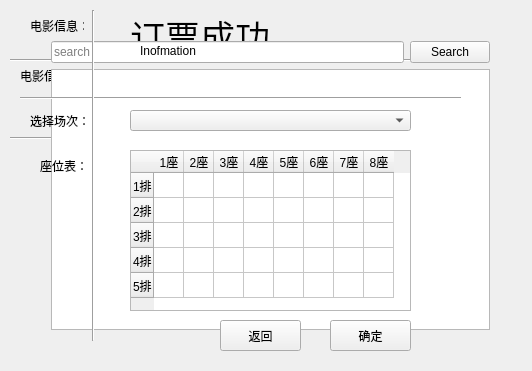
<?xml version="1.0" encoding="UTF-8"?>
<ui version="4.0">
 <class>MainWindow</class>
 <widget class="QMainWindow" name="MainWindow">
  <property name="geometry">
   <rect>
    <x>0</x>
    <y>0</y>
    <width>532</width>
    <height>371</height>
   </rect>
  </property>
  <property name="windowTitle">
   <string>FilmList</string>
  </property>
  <widget class="QWidget" name="centralWidget">
   <widget class="QWidget" name="widget" native="true">
    <property name="geometry">
     <rect>
      <x>0</x>
      <y>0</y>
      <width>531</width>
      <height>371</height>
     </rect>
    </property>
    <widget class="QLabel" name="label_4">
     <property name="geometry">
      <rect>
       <x>130</x>
       <y>0</y>
       <width>211</width>
       <height>71</height>
      </rect>
     </property>
     <property name="font">
      <font>
       <family>Adobe 楷体 Std R</family>
       <pointsize>26</pointsize>
       <weight>50</weight>
       <bold>false</bold>
      </font>
     </property>
     <property name="text">
      <string>订票成功</string>
     </property>
     <property name="textFormat">
      <enum>Qt::AutoText</enum>
     </property>
    </widget>
    <widget class="QListWidget" name="listWidget_2">
     <property name="geometry">
      <rect>
       <x>60</x>
       <y>170</y>
       <width>321</width>
       <height>81</height>
      </rect>
     </property>
    </widget>
    <widget class="MovieInformationLabel" name="label_5">
     <property name="geometry">
      <rect>
       <x>80</x>
       <y>60</y>
       <width>351</width>
       <height>71</height>
      </rect>
     </property>
     <property name="text">
      <string>TextLabel</string>
     </property>
    </widget>
    <widget class="QLabel" name="label_7">
     <property name="geometry">
      <rect>
       <x>20</x>
       <y>70</y>
       <width>54</width>
       <height>12</height>
      </rect>
     </property>
     <property name="text">
      <string>电影信息：</string>
     </property>
    </widget>
    <widget class="QPushButton" name="success">
     <property name="geometry">
      <rect>
       <x>160</x>
       <y>280</y>
       <width>91</width>
       <height>31</height>
      </rect>
     </property>
     <property name="text">
      <string>确定</string>
     </property>
    </widget>
    <widget class="Line" name="line_2">
     <property name="geometry">
      <rect>
       <x>10</x>
       <y>130</y>
       <width>451</width>
       <height>16</height>
      </rect>
     </property>
     <property name="orientation">
      <enum>Qt::Horizontal</enum>
     </property>
    </widget>
    <widget class="Line" name="line_3">
     <property name="geometry">
      <rect>
       <x>10</x>
       <y>50</y>
       <width>451</width>
       <height>20</height>
      </rect>
     </property>
     <property name="orientation">
      <enum>Qt::Horizontal</enum>
     </property>
    </widget>
    <widget class="QWidget" name="layoutWidget">
     <property name="geometry">
      <rect>
       <x>40</x>
       <y>140</y>
       <width>361</width>
       <height>21</height>
      </rect>
     </property>
     <layout class="QHBoxLayout" name="horizontalLayout_2">
      <item>
       <widget class="QLabel" name="label_6">
        <property name="text">
         <string>场次：</string>
        </property>
       </widget>
      </item>
      <item>
       <widget class="QLabel" name="sessioninfo">
        <property name="text">
         <string>TextLabel</string>
        </property>
       </widget>
      </item>
     </layout>
    </widget>
    <zorder>layoutWidget</zorder>
    <zorder>listWidget_2</zorder>
    <zorder>label_4</zorder>
    <zorder>label_5</zorder>
    <zorder>label_7</zorder>
    <zorder>success</zorder>
    <zorder>line_2</zorder>
    <zorder>line_3</zorder>
   </widget>
   <widget class="QWidget" name="filmList" native="true">
    <property name="geometry">
     <rect>
      <x>0</x>
      <y>0</y>
      <width>531</width>
      <height>371</height>
     </rect>
    </property>
    <widget class="QWidget" name="layoutWidget">
     <property name="geometry">
      <rect>
       <x>40</x>
       <y>30</y>
       <width>461</width>
       <height>311</height>
      </rect>
     </property>
     <layout class="QVBoxLayout" name="verticalLayout">
      <item>
       <layout class="QHBoxLayout" name="horizontalLayout">
        <item>
         <widget class="QLineEdit" name="lineEdit">
          <property name="placeholderText">
           <string>search</string>
          </property>
         </widget>
        </item>
        <item>
         <widget class="QPushButton" name="pushButton">
          <property name="text">
           <string>Search</string>
          </property>
         </widget>
        </item>
       </layout>
      </item>
      <item>
       <widget class="MovieCatalogUI" name="listWidget">
        <property name="selectionRectVisible">
         <bool>true</bool>
        </property>
        <property name="sortingEnabled">
         <bool>false</bool>
        </property>
       </widget>
      </item>
     </layout>
    </widget>
   </widget>
   <widget class="QWidget" name="Selection" native="true">
    <property name="geometry">
     <rect>
      <x>0</x>
      <y>0</y>
      <width>531</width>
      <height>371</height>
     </rect>
    </property>
    <widget class="QPushButton" name="back">
     <property name="geometry">
      <rect>
       <x>220</x>
       <y>320</y>
       <width>81</width>
       <height>31</height>
      </rect>
     </property>
     <property name="text">
      <string>返回</string>
     </property>
    </widget>
    <widget class="MovieInformationLabel" name="label">
     <property name="geometry">
      <rect>
       <x>140</x>
       <y>10</y>
       <width>351</width>
       <height>81</height>
      </rect>
     </property>
     <property name="text">
      <string>Inofmation</string>
     </property>
    </widget>
    <widget class="QComboBox" name="comboBox">
     <property name="geometry">
      <rect>
       <x>130</x>
       <y>110</y>
       <width>281</width>
       <height>21</height>
      </rect>
     </property>
    </widget>
    <widget class="QTableWidget" name="tableWidget">
     <property name="geometry">
      <rect>
       <x>130</x>
       <y>150</y>
       <width>281</width>
       <height>161</height>
      </rect>
     </property>
     <attribute name="horizontalHeaderDefaultSectionSize">
      <number>30</number>
     </attribute>
     <attribute name="verticalHeaderDefaultSectionSize">
      <number>25</number>
     </attribute>
     <row>
      <property name="text">
       <string>1排</string>
      </property>
     </row>
     <row>
      <property name="text">
       <string>2排</string>
      </property>
     </row>
     <row>
      <property name="text">
       <string>3排</string>
      </property>
     </row>
     <row>
      <property name="text">
       <string>4排</string>
      </property>
     </row>
     <row>
      <property name="text">
       <string>5排</string>
      </property>
     </row>
     <column>
      <property name="text">
       <string>1座</string>
      </property>
     </column>
     <column>
      <property name="text">
       <string>2座</string>
      </property>
     </column>
     <column>
      <property name="text">
       <string>3座</string>
      </property>
     </column>
     <column>
      <property name="text">
       <string>4座</string>
      </property>
     </column>
     <column>
      <property name="text">
       <string>5座</string>
      </property>
     </column>
     <column>
      <property name="text">
       <string>6座</string>
      </property>
     </column>
     <column>
      <property name="text">
       <string>7座</string>
      </property>
     </column>
     <column>
      <property name="text">
       <string>8座</string>
      </property>
     </column>
     <item row="0" column="0">
      <property name="text">
       <string/>
      </property>
     </item>
     <item row="0" column="1">
      <property name="text">
       <string/>
      </property>
      <property name="flags">
       <set>ItemIsSelectable|ItemIsDragEnabled|ItemIsUserCheckable</set>
      </property>
     </item>
     <item row="1" column="0">
      <property name="text">
       <string/>
      </property>
      <property name="flags">
       <set>ItemIsDragEnabled|ItemIsUserCheckable|ItemIsEnabled</set>
      </property>
     </item>
     <item row="1" column="1">
      <property name="text">
       <string/>
      </property>
     </item>
    </widget>
    <widget class="QPushButton" name="submit">
     <property name="geometry">
      <rect>
       <x>330</x>
       <y>320</y>
       <width>81</width>
       <height>31</height>
      </rect>
     </property>
     <property name="text">
      <string>确定</string>
     </property>
    </widget>
    <widget class="QLabel" name="label_2">
     <property name="geometry">
      <rect>
       <x>30</x>
       <y>110</y>
       <width>61</width>
       <height>21</height>
      </rect>
     </property>
     <property name="text">
      <string>选择场次：</string>
     </property>
    </widget>
    <widget class="Line" name="line">
     <property name="geometry">
      <rect>
       <x>20</x>
       <y>90</y>
       <width>441</width>
       <height>16</height>
      </rect>
     </property>
     <property name="orientation">
      <enum>Qt::Horizontal</enum>
     </property>
    </widget>
    <widget class="QLabel" name="label_3">
     <property name="geometry">
      <rect>
       <x>40</x>
       <y>160</y>
       <width>54</width>
       <height>12</height>
      </rect>
     </property>
     <property name="text">
      <string>座位表：</string>
     </property>
    </widget>
    <widget class="Line" name="line_4">
     <property name="geometry">
      <rect>
       <x>83</x>
       <y>10</y>
       <width>20</width>
       <height>331</height>
      </rect>
     </property>
     <property name="orientation">
      <enum>Qt::Vertical</enum>
     </property>
    </widget>
    <widget class="QLabel" name="label_8">
     <property name="geometry">
      <rect>
       <x>30</x>
       <y>20</y>
       <width>54</width>
       <height>12</height>
      </rect>
     </property>
     <property name="text">
      <string>电影信息：</string>
     </property>
    </widget>
   </widget>
  </widget>
 </widget>
 <layoutdefault spacing="6" margin="11"/>
 <customwidgets>
  <customwidget>
   <class>MovieCatalogUI</class>
   <extends>QListWidget</extends>
   <header>moviecatalogui.h</header>
   <slots>
    <slot>search()</slot>
   </slots>
  </customwidget>
  <customwidget>
   <class>MovieInformationLabel</class>
   <extends>QLabel</extends>
   <header>movieinformationlabel.h</header>
   <slots>
    <slot>showInfo(QListWidgetItem*)</slot>
   </slots>
  </customwidget>
 </customwidgets>
 <resources/>
 <connections>
  <connection>
   <sender>pushButton</sender>
   <signal>clicked()</signal>
   <receiver>MainWindow</receiver>
   <slot>ListUpdate()</slot>
   <hints>
    <hint type="sourcelabel">
     <x>1018</x>
     <y>57</y>
    </hint>
    <hint type="destinationlabel">
     <x>508</x>
     <y>53</y>
    </hint>
   </hints>
  </connection>
  <connection>
   <sender>listWidget</sender>
   <signal>itemDoubleClicked(QListWidgetItem*)</signal>
   <receiver>Selection</receiver>
   <slot>show()</slot>
   <hints>
    <hint type="sourcelabel">
     <x>735</x>
     <y>155</y>
    </hint>
    <hint type="destinationlabel">
     <x>315</x>
     <y>235</y>
    </hint>
   </hints>
  </connection>
  <connection>
   <sender>back</sender>
   <signal>clicked()</signal>
   <receiver>Selection</receiver>
   <slot>hide()</slot>
   <hints>
    <hint type="sourcelabel">
     <x>308</x>
     <y>330</y>
    </hint>
    <hint type="destinationlabel">
     <x>268</x>
     <y>164</y>
    </hint>
   </hints>
  </connection>
  <connection>
   <sender>listWidget</sender>
   <signal>itemDoubleClicked(QListWidgetItem*)</signal>
   <receiver>filmList</receiver>
   <slot>hide()</slot>
   <hints>
    <hint type="sourcelabel">
     <x>735</x>
     <y>155</y>
    </hint>
    <hint type="destinationlabel">
     <x>790</x>
     <y>265</y>
    </hint>
   </hints>
  </connection>
  <connection>
   <sender>back</sender>
   <signal>clicked()</signal>
   <receiver>filmList</receiver>
   <slot>show()</slot>
   <hints>
    <hint type="sourcelabel">
     <x>308</x>
     <y>330</y>
    </hint>
    <hint type="destinationlabel">
     <x>790</x>
     <y>265</y>
    </hint>
   </hints>
  </connection>
  <connection>
   <sender>listWidget</sender>
   <signal>itemDoubleClicked(QListWidgetItem*)</signal>
   <receiver>label</receiver>
   <slot>showInfo(QListWidgetItem*)</slot>
   <hints>
    <hint type="sourcelabel">
     <x>760</x>
     <y>180</y>
    </hint>
    <hint type="destinationlabel">
     <x>215</x>
     <y>45</y>
    </hint>
   </hints>
  </connection>
  <connection>
   <sender>listWidget</sender>
   <signal>itemDoubleClicked(QListWidgetItem*)</signal>
   <receiver>MainWindow</receiver>
   <slot>SessionUpdate(QListWidgetItem*)</slot>
   <hints>
    <hint type="sourcelabel">
     <x>760</x>
     <y>180</y>
    </hint>
    <hint type="destinationlabel">
     <x>547</x>
     <y>336</y>
    </hint>
   </hints>
  </connection>
  <connection>
   <sender>comboBox</sender>
   <signal>currentIndexChanged(int)</signal>
   <receiver>MainWindow</receiver>
   <slot>SeatUpdate(int)</slot>
   <hints>
    <hint type="sourcelabel">
     <x>245</x>
     <y>120</y>
    </hint>
    <hint type="destinationlabel">
     <x>547</x>
     <y>336</y>
    </hint>
   </hints>
  </connection>
  <connection>
   <sender>submit</sender>
   <signal>clicked()</signal>
   <receiver>MainWindow</receiver>
   <slot>Submit()</slot>
   <hints>
    <hint type="sourcelabel">
     <x>400</x>
     <y>345</y>
    </hint>
    <hint type="destinationlabel">
     <x>558</x>
     <y>373</y>
    </hint>
   </hints>
  </connection>
  <connection>
   <sender>submit</sender>
   <signal>clicked()</signal>
   <receiver>MainWindow</receiver>
   <slot>CreatOrder()</slot>
   <hints>
    <hint type="sourcelabel">
     <x>400</x>
     <y>345</y>
    </hint>
    <hint type="destinationlabel">
     <x>558</x>
     <y>373</y>
    </hint>
   </hints>
  </connection>
  <connection>
   <sender>listWidget</sender>
   <signal>itemDoubleClicked(QListWidgetItem*)</signal>
   <receiver>label_5</receiver>
   <slot>showInfo(QListWidgetItem*)</slot>
   <hints>
    <hint type="sourcelabel">
     <x>790</x>
     <y>210</y>
    </hint>
    <hint type="destinationlabel">
     <x>280</x>
     <y>500</y>
    </hint>
   </hints>
  </connection>
  <connection>
   <sender>submit</sender>
   <signal>released()</signal>
   <receiver>listWidget_2</receiver>
   <slot>show()</slot>
   <hints>
    <hint type="sourcelabel">
     <x>400</x>
     <y>345</y>
    </hint>
    <hint type="destinationlabel">
     <x>240</x>
     <y>610</y>
    </hint>
   </hints>
  </connection>
  <connection>
   <sender>submit</sender>
   <signal>released()</signal>
   <receiver>Selection</receiver>
   <slot>hide()</slot>
   <hints>
    <hint type="sourcelabel">
     <x>400</x>
     <y>345</y>
    </hint>
    <hint type="destinationlabel">
     <x>265</x>
     <y>195</y>
    </hint>
   </hints>
  </connection>
  <connection>
   <sender>success</sender>
   <signal>clicked()</signal>
   <receiver>filmList</receiver>
   <slot>show()</slot>
   <hints>
    <hint type="sourcelabel">
     <x>225</x>
     <y>695</y>
    </hint>
    <hint type="destinationlabel">
     <x>785</x>
     <y>195</y>
    </hint>
   </hints>
  </connection>
  <connection>
   <sender>success</sender>
   <signal>clicked()</signal>
   <receiver>widget</receiver>
   <slot>hide()</slot>
   <hints>
    <hint type="sourcelabel">
     <x>225</x>
     <y>695</y>
    </hint>
    <hint type="destinationlabel">
     <x>255</x>
     <y>570</y>
    </hint>
   </hints>
  </connection>
  <connection>
   <sender>submit</sender>
   <signal>clicked()</signal>
   <receiver>widget</receiver>
   <slot>show()</slot>
   <hints>
    <hint type="sourcelabel">
     <x>400</x>
     <y>345</y>
    </hint>
    <hint type="destinationlabel">
     <x>255</x>
     <y>570</y>
    </hint>
   </hints>
  </connection>
  <connection>
   <sender>success</sender>
   <signal>clicked()</signal>
   <receiver>listWidget_2</receiver>
   <slot>clear()</slot>
   <hints>
    <hint type="sourcelabel">
     <x>225</x>
     <y>695</y>
    </hint>
    <hint type="destinationlabel">
     <x>240</x>
     <y>610</y>
    </hint>
   </hints>
  </connection>
 </connections>
 <slots>
  <slot>ListUpdate()</slot>
  <slot>SessionUpdate(QListWidgetItem*)</slot>
  <slot>SeatUpdate(int)</slot>
  <slot>Submit()</slot>
  <slot>CreatOrder()</slot>
 </slots>
</ui>
